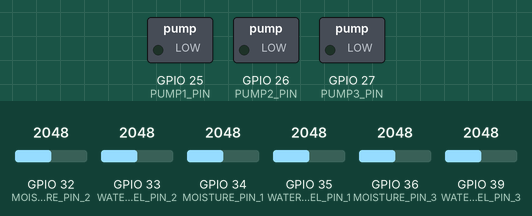
This sketch was run on a simulated ESP32. Parts: switched loads named in the sketch (green lamp = pin HIGH). The inputs (shaded band) are chosen by the test bench; at power-on: GPIO 32 (MOISTURE_PIN_2) = 2048, GPIO 34 (MOISTURE_PIN_1) = 2048, GPIO 36 (MOISTURE_PIN_3) = 2048, GPIO 33 (WATER_LEVEL_PIN_2) = 2048, GPIO 35 (WATER_LEVEL_PIN_1) = 2048, GPIO 39 (WATER_LEVEL_PIN_3) = 2048. WiFi joins after 1.5 s; servers stay silent unless stated; not simulated (calls return 0 or success): secrets.h; names the files do not define were given values by the test bench: SERVER_PORT = 80; what the sketch prints to the serial monitor is not drawn.

Above: at 2.7 s.
2.8 s: GPIO 32 (MOISTURE_PIN_2) set to 918
11.5 s: GPIO 32 (MOISTURE_PIN_2) set to 797
At 20.6 s:
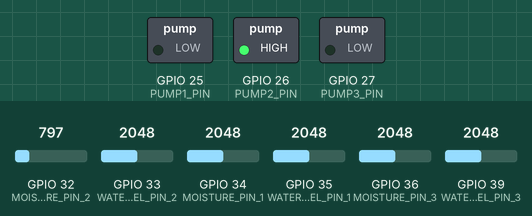
22.2 s: GPIO 34 (MOISTURE_PIN_1) set to 931
31.5 s: GPIO 34 (MOISTURE_PIN_1) set to 800
At 40.3 s:
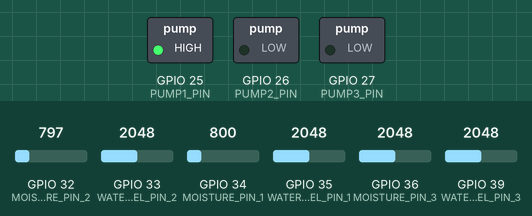
42.2 s: GPIO 36 (MOISTURE_PIN_3) set to 928
52.7 s: GPIO 36 (MOISTURE_PIN_3) set to 816
At 62.1 s:
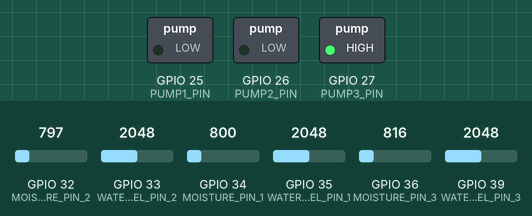
Timing chart, 0 to 63.8 s (numbered marks = the images above; inputs shaded):
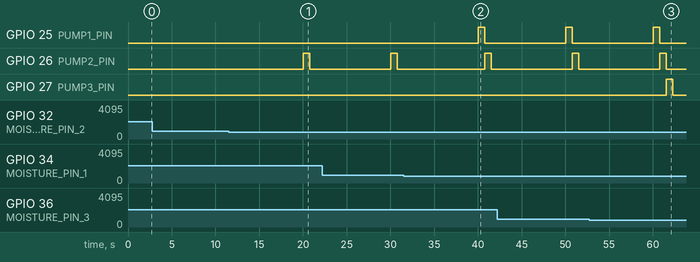

The sketch:

microcontroller.ino
```cpp
#include <WiFi.h>
#include <WebSocketsClient.h>
#include <ArduinoJson.h>
#include <stdlib.h>

#include "secrets.h"

WebSocketsClient webSocket;

enum OperatingMode {
  FAST,
  SLOW,
  DRIP,
  SPRINKLE
};

const int PUMP1_PIN = 25;
const int PUMP2_PIN = 26;
const int PUMP3_PIN = 27;

const int MOISTURE_PIN_1 = 34;
const int WATER_LEVEL_PIN_1 = 35;
const int MOISTURE_PIN_2 = 32;
const int WATER_LEVEL_PIN_2 = 33;
const int MOISTURE_PIN_3 = 36;
const int WATER_LEVEL_PIN_3 = 39;

const int MOISTURE_LOW_VAL = 0;
const int MOISTURE_HIGH_VAL = 2800;
const int WATER_LEVEL_LOW_VAL = 0;
const int WATER_LEVEL_HIGH_VAL = 1400;

int curMode1 = FAST;
int curMode2 = FAST;
int curMode3 = FAST;

void setPumpMode(int* pump, int pumpMode) {
  switch (pumpMode) {
    case 0:
      *pump = FAST;
      break;
    case 1:
      *pump = SLOW;
      break;
    case 2:
      *pump = DRIP;
      break;
    case 3:
      *pump = SPRINKLE;
      break;
  }
}

void webSocketEvent(WStype_t type, uint8_t* payload, size_t length) {
  switch (type) {
    case WStype_DISCONNECTED:
      Serial.println("Disconnected!");
      break;

    case WStype_CONNECTED:
      Serial.printf("Connected to url: %s\n", payload);
      break;

    case WStype_TEXT:
      Serial.printf("Received pump mode: %s\n", payload);

      {
        JsonDocument doc;
        DeserializationError error = deserializeJson(doc, payload, length);

        if (error) {
          Serial.print("deserializeJson() failed: ");
          Serial.println(error.c_str());
          return;
        }

        int pump = doc["pump"];
        int pumpMode = doc["pump_mode"];

        switch (pump) {
          case 0:
            setPumpMode(&curMode1, pumpMode);
            break;
          case 1:
            setPumpMode(&curMode2, pumpMode);
            break;
          case 2:
            setPumpMode(&curMode3, pumpMode);
            break;
        }
      }
      break;

    case WStype_BIN:
    case WStype_ERROR:
    case WStype_FRAGMENT_TEXT_START:
    case WStype_FRAGMENT_BIN_START:
    case WStype_FRAGMENT:
    case WStype_PING:
    case WStype_PONG:
      break;
  }
}

void fast(int pumpPin) {
  Serial.println("-- Fast Flow Mode --");
  digitalWrite(pumpPin, HIGH);
  delay(750);
  digitalWrite(pumpPin, LOW);
}

void slow(int pumpPin) {
  Serial.println("-- Slow Flow Mode --");
  analogWrite(pumpPin, 120);
  delay(750);
  analogWrite(pumpPin, 0);
}

void drip(int pumpPin) {
  Serial.println("-- Drip Flow Mode --");
  digitalWrite(pumpPin, HIGH);
  delay(150);

  digitalWrite(pumpPin, LOW);
  delay(2500);
}

void sprinkle(int pumpPin) {
  Serial.println("-- Sprinkle Flow Mode --");
}

void sendSensorData(int sensor, int moisturePercent, int waterLevelPercent) {
  if (WiFi.status() == WL_CONNECTED) {
    JsonDocument doc;
    doc["sensor"] = sensor;
    doc["moisture_level"] = moisturePercent;
    doc["water_level"] = waterLevelPercent;

    String jsonString;
    serializeJson(doc, jsonString);
    webSocket.sendTXT(jsonString);
    Serial.println("Sent sensor data payload");
  }
}

void openPump(int moisturePercent, int waterLevelPercent, int pump, int curMode) {
  if (moisturePercent <= 30 && waterLevelPercent >= 30) {
    switch (curMode) {
      case FAST:
        fast(pump);
        break;
      case SLOW:
        slow(pump);
        break;
      case DRIP:
        drip(pump);
        break;
      case SPRINKLE:
        sprinkle(pump);
        break;
    }
  } else {

  }
}

void setup() {
  Serial.begin(115200);

  WiFi.begin(SSID, PASSWORD);
  Serial.println("Connecting");
  while (WiFi.status() != WL_CONNECTED) {
    delay(500);
    Serial.print(".");
  }
  Serial.println("");
  Serial.print("Connected to WiFi network with IP Address: ");
  Serial.println(WiFi.localIP());

  webSocket.begin(SERVER_URL, SERVER_PORT, WS_PATH);
  webSocket.onEvent(webSocketEvent);
  webSocket.setReconnectInterval(5000);

  pinMode(PUMP1_PIN, OUTPUT);
  pinMode(PUMP2_PIN, OUTPUT);
  pinMode(PUMP3_PIN, OUTPUT);

  pinMode(MOISTURE_PIN_1, INPUT);
  pinMode(WATER_LEVEL_PIN_1, INPUT);
  pinMode(MOISTURE_PIN_2, INPUT);
  pinMode(WATER_LEVEL_PIN_2, INPUT);
  pinMode(MOISTURE_PIN_3, INPUT);
  pinMode(WATER_LEVEL_PIN_3, INPUT);

  Serial.println("ESP32 Watering System Initialized");
}

void loop() {
  webSocket.loop();

  if (WiFi.status() != WL_CONNECTED) {
    Serial.println("Wi-Fi disconnected. Reconnecting...");
    WiFi.begin(SSID, PASSWORD);
    while (WiFi.status() != WL_CONNECTED) {
      delay(500);
      Serial.print(".");
    }
    Serial.println("\nWi-Fi reconnected!");
  }

  static unsigned long lastSent = 0;
  if (millis() - lastSent > 10000) {
    lastSent = millis();

    int moisture1Value = analogRead(MOISTURE_PIN_1);
    int moisture1Percent = map(moisture1Value, MOISTURE_LOW_VAL, MOISTURE_HIGH_VAL, 0, 100);
    moisture1Percent = constrain(moisture1Percent, 0, 100);
    Serial.print("Soil moisture 1 raw: ");
    Serial.println(moisture1Value);
    Serial.print("Soil moisture 1 percentage: ");
    Serial.println(moisture1Percent);

    int waterLevel1Value = analogRead(WATER_LEVEL_PIN_1);
    int waterLevel1Percent = map(waterLevel1Value, WATER_LEVEL_LOW_VAL, WATER_LEVEL_HIGH_VAL, 0, 100);
    waterLevel1Percent = constrain(waterLevel1Percent, 0, 100);
    Serial.print("Water level 1 raw: ");
    Serial.println(waterLevel1Value);
    Serial.print("Water level 1 percentage: ");
    Serial.println(waterLevel1Percent);

    sendSensorData(0, moisture1Percent, waterLevel1Percent);
    openPump(moisture1Percent, waterLevel1Percent, PUMP1_PIN, curMode1);

    int moisture2Value = analogRead(MOISTURE_PIN_2);
    int moisture2Percent = map(moisture2Value, MOISTURE_LOW_VAL, MOISTURE_HIGH_VAL, 0, 100);
    moisture2Percent = constrain(moisture2Percent, 0, 100);
    Serial.print("Soil moisture 2 raw: ");
    Serial.println(moisture2Value);
    Serial.print("Soil moisture 2 percentage: ");
    Serial.println(moisture2Percent);

    int waterLevel2Value = analogRead(WATER_LEVEL_PIN_2);
    int waterLevel2Percent = map(waterLevel2Value, WATER_LEVEL_LOW_VAL, WATER_LEVEL_HIGH_VAL, 0, 100);
    waterLevel2Percent = constrain(waterLevel2Percent, 0, 100);
    Serial.print("Water level 2 raw: ");
    Serial.println(waterLevel2Value);
    Serial.print("Water level 2 percentage: ");
    Serial.println(waterLevel2Percent);

    sendSensorData(1, moisture2Percent, waterLevel2Percent);
    openPump(moisture2Percent, waterLevel2Percent, PUMP2_PIN, curMode2);

    int moisture3Value = analogRead(MOISTURE_PIN_3);
    int moisture3Percent = map(moisture3Value, MOISTURE_LOW_VAL, MOISTURE_HIGH_VAL, 0, 100);
    moisture3Percent = constrain(moisture3Percent, 0, 100);
    Serial.print("Soil moisture 3 raw: ");
    Serial.println(moisture3Value);
    Serial.print("Soil moisture 3 percentage: ");
    Serial.println(moisture3Percent);

    int waterLevel3Value = analogRead(WATER_LEVEL_PIN_3);
    int waterLevel3Percent = map(waterLevel3Value, WATER_LEVEL_LOW_VAL, WATER_LEVEL_HIGH_VAL, 0, 100);
    waterLevel3Percent = constrain(waterLevel3Percent, 0, 100);
    Serial.print("Water level 3 raw: ");
    Serial.println(waterLevel3Value);
    Serial.print("Water level 3 percentage: ");
    Serial.println(waterLevel3Percent);

    sendSensorData(2, moisture3Percent, waterLevel3Percent);
    openPump(moisture3Percent, waterLevel3Percent, PUMP3_PIN, curMode3);
  }
}
```

Measured:
- the behaviour switches between 868 and 867 on GPIO 32 (MOISTURE_PIN_2) (found by bisection; images 0 and 1)
- the behaviour switches between 868 and 867 on GPIO 34 (MOISTURE_PIN_1) (found by bisection; images 1 and 2)
- the behaviour switches between 868 and 867 on GPIO 36 (MOISTURE_PIN_3) (found by bisection; images 2 and 3)
- after the input at 2.8 s, every drawn part: stays the same
- after the input at 11.5 s, GPIO 26 (PUMP2_PIN): LOW → HIGH after 8.5 s, → LOW 0.75 s later
- after the input at 31.5 s, GPIO 25 (PUMP1_PIN): LOW → HIGH after 8.5 s, → LOW 0.75 s later
- after the input at 52.7 s, GPIO 27 (PUMP3_PIN): LOW → HIGH after 8.8 s, → LOW 0.75 s later
